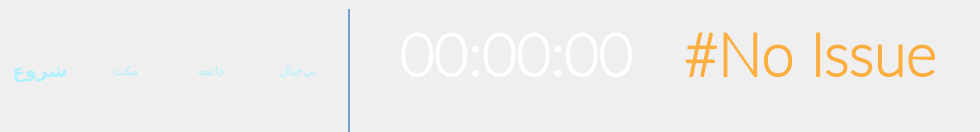
<?xml version="1.0" encoding="UTF-8"?>
<ui version="4.0">
 <class>StopWatchWidget</class>
 <widget class="QWidget" name="StopWatchWidget">
  <property name="geometry">
   <rect>
    <x>0</x>
    <y>0</y>
    <width>980</width>
    <height>132</height>
   </rect>
  </property>
  <property name="windowTitle">
   <string>Form</string>
  </property>
  <layout class="QHBoxLayout" name="horizontalLayout">
   <property name="leftMargin">
    <number>0</number>
   </property>
   <property name="topMargin">
    <number>0</number>
   </property>
   <property name="rightMargin">
    <number>0</number>
   </property>
   <property name="bottomMargin">
    <number>0</number>
   </property>
   <item>
    <layout class="QHBoxLayout" name="horizontalLayout_3">
     <property name="topMargin">
      <number>9</number>
     </property>
     <item>
      <widget class="QPushButton" name="btn_start">
       <property name="enabled">
        <bool>false</bool>
       </property>
       <property name="font">
        <font>
         <family>B Yekan</family>
         <pointsize>14</pointsize>
         <weight>75</weight>
         <bold>true</bold>
        </font>
       </property>
       <property name="layoutDirection">
        <enum>Qt::LeftToRight</enum>
       </property>
       <property name="styleSheet">
        <string notr="true">background-color: rgb(52, 101, 164);
color: rgb(175, 241, 255);</string>
       </property>
       <property name="text">
        <string>شروع</string>
       </property>
       <property name="icon">
        <iconset resource="res.qrc">
         <normaloff>:/ui/res/play2.png</normaloff>:/ui/res/play2.png</iconset>
       </property>
       <property name="iconSize">
        <size>
         <width>64</width>
         <height>64</height>
        </size>
       </property>
       <property name="flat">
        <bool>true</bool>
       </property>
      </widget>
     </item>
     <item>
      <widget class="QPushButton" name="btn_pause">
       <property name="enabled">
        <bool>false</bool>
       </property>
       <property name="font">
        <font>
         <family>B Yekan</family>
        </font>
       </property>
       <property name="layoutDirection">
        <enum>Qt::LeftToRight</enum>
       </property>
       <property name="styleSheet">
        <string notr="true">background-color: rgb(52, 101, 164);
color: rgb(175, 241, 255);</string>
       </property>
       <property name="text">
        <string>مکث</string>
       </property>
       <property name="icon">
        <iconset resource="res.qrc">
         <normaloff>:/ui/res/pause.png</normaloff>:/ui/res/pause.png</iconset>
       </property>
       <property name="iconSize">
        <size>
         <width>32</width>
         <height>32</height>
        </size>
       </property>
       <property name="flat">
        <bool>true</bool>
       </property>
      </widget>
     </item>
     <item>
      <widget class="QPushButton" name="btn_stop">
       <property name="enabled">
        <bool>false</bool>
       </property>
       <property name="font">
        <font>
         <family>B Yekan</family>
        </font>
       </property>
       <property name="layoutDirection">
        <enum>Qt::LeftToRight</enum>
       </property>
       <property name="styleSheet">
        <string notr="true">background-color: rgb(52, 101, 164);
color: rgb(175, 241, 255);</string>
       </property>
       <property name="text">
        <string>خاتمه</string>
       </property>
       <property name="icon">
        <iconset resource="res.qrc">
         <normaloff>:/ui/res/stop3.png</normaloff>:/ui/res/stop3.png</iconset>
       </property>
       <property name="iconSize">
        <size>
         <width>32</width>
         <height>32</height>
        </size>
       </property>
       <property name="flat">
        <bool>true</bool>
       </property>
      </widget>
     </item>
     <item>
      <widget class="QPushButton" name="btn_dismiss">
       <property name="enabled">
        <bool>false</bool>
       </property>
       <property name="font">
        <font>
         <family>B Yekan</family>
        </font>
       </property>
       <property name="layoutDirection">
        <enum>Qt::LeftToRight</enum>
       </property>
       <property name="styleSheet">
        <string notr="true">background-color: rgb(52, 101, 164);
color: rgb(175, 241, 255);</string>
       </property>
       <property name="text">
        <string>بی‌خیال</string>
       </property>
       <property name="icon">
        <iconset resource="res.qrc">
         <normaloff>:/ui/res/stop3.png</normaloff>:/ui/res/stop3.png</iconset>
       </property>
       <property name="iconSize">
        <size>
         <width>32</width>
         <height>32</height>
        </size>
       </property>
       <property name="flat">
        <bool>true</bool>
       </property>
      </widget>
     </item>
     <item>
      <widget class="Line" name="line_5">
       <property name="sizePolicy">
        <sizepolicy hsizetype="Preferred" vsizetype="Preferred">
         <horstretch>0</horstretch>
         <verstretch>0</verstretch>
        </sizepolicy>
       </property>
       <property name="minimumSize">
        <size>
         <width>10</width>
         <height>0</height>
        </size>
       </property>
       <property name="autoFillBackground">
        <bool>false</bool>
       </property>
       <property name="styleSheet">
        <string notr="true">color: rgb(114, 159, 207);</string>
       </property>
       <property name="frameShadow">
        <enum>QFrame::Plain</enum>
       </property>
       <property name="lineWidth">
        <number>2</number>
       </property>
       <property name="orientation">
        <enum>Qt::Vertical</enum>
       </property>
      </widget>
     </item>
     <item>
      <layout class="QGridLayout" name="gridLayout_2">
       <property name="topMargin">
        <number>9</number>
       </property>
       <item row="0" column="3">
        <widget class="QLabel" name="lbl_current_issue_timer">
         <property name="font">
          <font>
           <family>Lato Thin</family>
           <pointsize>44</pointsize>
           <weight>75</weight>
           <bold>true</bold>
          </font>
         </property>
         <property name="styleSheet">
          <string notr="true">color: rgb(255, 255,255);</string>
         </property>
         <property name="text">
          <string>00:00:00</string>
         </property>
        </widget>
       </item>
       <item row="0" column="4">
        <spacer name="horizontalSpacer_4">
         <property name="orientation">
          <enum>Qt::Horizontal</enum>
         </property>
         <property name="sizeHint" stdset="0">
          <size>
           <width>40</width>
           <height>20</height>
          </size>
         </property>
        </spacer>
       </item>
       <item row="0" column="5">
        <widget class="QLabel" name="lbl_current_issue_number">
         <property name="font">
          <font>
           <family>Lato Thin</family>
           <pointsize>44</pointsize>
           <weight>75</weight>
           <bold>true</bold>
          </font>
         </property>
         <property name="styleSheet">
          <string notr="true">color: rgb(252, 175, 62);</string>
         </property>
         <property name="text">
          <string>#No Issue</string>
         </property>
        </widget>
       </item>
       <item row="0" column="6">
        <spacer name="horizontalSpacer_3">
         <property name="orientation">
          <enum>Qt::Horizontal</enum>
         </property>
         <property name="sizeHint" stdset="0">
          <size>
           <width>40</width>
           <height>20</height>
          </size>
         </property>
        </spacer>
       </item>
       <item row="1" column="0" colspan="7">
        <widget class="QLabel" name="lbl_current_issue_subject">
         <property name="font">
          <font>
           <family>B Yekan</family>
           <pointsize>13</pointsize>
           <weight>75</weight>
           <bold>true</bold>
          </font>
         </property>
         <property name="layoutDirection">
          <enum>Qt::LeftToRight</enum>
         </property>
         <property name="styleSheet">
          <string notr="true">color: rgb(211, 215, 207)</string>
         </property>
         <property name="text">
          <string/>
         </property>
         <property name="alignment">
          <set>Qt::AlignCenter</set>
         </property>
        </widget>
       </item>
       <item row="0" column="0" colspan="3">
        <spacer name="horizontalSpacer_9">
         <property name="orientation">
          <enum>Qt::Horizontal</enum>
         </property>
         <property name="sizeHint" stdset="0">
          <size>
           <width>40</width>
           <height>20</height>
          </size>
         </property>
        </spacer>
       </item>
      </layout>
     </item>
    </layout>
   </item>
  </layout>
 </widget>
 <resources>
  <include location="res.qrc"/>
 </resources>
 <connections/>
</ui>
